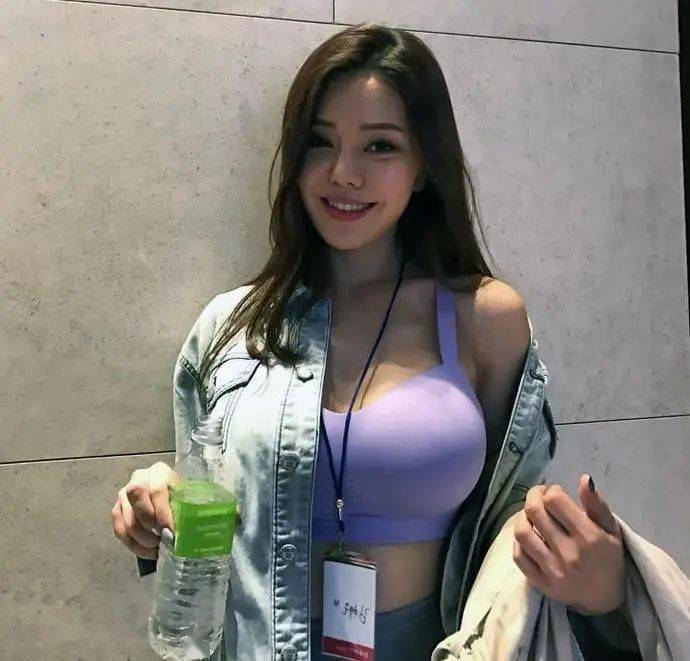
#> input picture images/aaa.jpeg, 690 x 661 px
$ python 015_image_smoothing.py   (older library calls are emulated)
#> lines starting #> are read from the running program, lines starting #| are printed output that depends on the picture
'''
图像滤波（卷积核就是一块自定义的像素）也就是图片通过卷积核扫描（图片原始像素点的值与卷积核像素点值相计算）以后生成一张新的图片
卷积概念：
1，卷积核可以看作是一块像素，然后用这块像素，对图像原始像素进行扫描，也就是进行计算（如果卷积核是一个像素，那么就是用这一个像素和整张图片的每一个像素进行计算，
如果卷积核是一个3*3的像素（入下图）那就是一次计算原始图像的9个像素，因为一次计算一块（一个卷积核）像素
123
254
964
）
卷积核大小（一般为奇数（比如 3*3，5*5，7*7），因为需要保证输出大小与原始大小保持一致还有如果是奇数的话锚点始终在卷积核的正中心，可以防止位置发生偏移
在深度学习中，卷积核越大，看到的信息（感受野）越多，因此提取的特征越好，同时计算量就会变大）

2，锚点（下面的数据就是一个3*3的卷积核，5就是中心锚点）
147
258
364

3，边界扩充（当卷积核大于1且不进行边界扩充，输出尺寸将相应缩小；当卷积核以标准方式进行边界扩充，则输出数据的空间尺寸将与输入相等）
边界扩充公式：
N（输出图像大小） = （W（源图大小） - F（卷积核大小） + 2P（扩充尺寸）） / S（步长大小） + 1

4，步长（每扫描一块相隔几个像素，扫描下一块）比如下图是原始图像，卷积核大小是1，步长是2那么第一次扫描是在原始图像1的位置，第二次扫描是在原始图像5的位置

12354532
65548421
21245185


卷积核可以是低通滤波或高通滤波概念
1，低通滤波可以去除噪音或平滑图像（美颜）
2，高通滤波可以帮助查找图像的边缘
'''

import cv2
import numpy as np

if __name__ == "__main__":
    # 创建一个显示窗口,窗口的名字是窗口的唯一ID（cv2.WINDOW_NORMAL 创建的窗口可以改变大小）
    cv2.namedWindow("旧图片",cv2.WINDOW_AUTOSIZE)
    cv2.namedWindow("新图片", cv2.WINDOW_AUTOSIZE)
    mat = cv2.imread("../images/aaa.jpeg",cv2.IMREAD_ANYCOLOR)
#> mat is the input picture: shape (661, 690, 3); mean B, G, R 124.8, 130.1, 133.8

    # 卷积核简单使用
    # (ddpeth表示图像经过滤波之后它的位深，可取值cv2.CV_8F，cv2.CV_16F，cv2.CV_32F，cv2.CV_64F，一般我们设置-1就是原始图像的位深是多少输出图像的位深就是多少)
    ddpeth = -1
    # 卷积核（如果是低通滤波就是美颜，如果是高通滤波就是查找图像的边缘）（注意：卷积核越大计算越精准，也就是处理效果越好）
    # 构建一个5*5的像素，每个像素的值是1（如下图），最后每个像素值除以25得到一个新的像素块，也就是卷积核。用这个卷积核去扫描图像（和原始图像进行计算）
    # 1 1 1 1 1      0.04 0.04 0.04 0.04 0.04
    # 1 1 1 1 1      0.04 0.04 0.04 0.04 0.04
    # 1 1 1 1 1      0.04 0.04 0.04 0.04 0.04
    # 1 1 1 1 1      0.04 0.04 0.04 0.04 0.04
    # 1 1 1 1 1      0.04 0.04 0.04 0.04 0.04
    kernel = np.ones((5,5),np.float32) / 25
    # 锚点（取值-1表示根据卷积核的内容自动找到卷积核的中心点也就是锚点）
    anchor = -1
    # 经过卷积核计算以后像素点的值，还可以增加或减少一个指定的值，这个值就是下面的参数
    delta = 0
    # 边界类型（一般不传）
    borderType = cv2.BORDER_DEFAULT
    # 经过卷积核计算
    new = cv2.filter2D(mat,ddpeth,kernel)
    #new = cv2.filter2D(mat, ddpeth, kernel,borderType)

    # OpenCV自己实现的低通滤波算法如下（注意：低通滤波可以去除噪音或平滑图像（美颜））：

    #方盒均值滤波简单使用
    # normailze = True 那么 a = 1/（W（滤波器宽度） * H（滤波器高度））
    # 比如卷积核是3*3的那么a就等于9分之1（也就是当normailze=True时方盒滤波就等于平均滤波）
    normailze = True
    # normailze = False 那么 a = 1
    #normailze = False
    # 卷积核大小（下面表示5*5大小的卷积核）（注意：卷积核越大计算越精准，也就是处理效果越好）
    ksize = (5,5)
    # 这个函数一般不用
    #new = cv2.boxFilter(mat,ddpeth,ksize,anchor,normailze,borderType)
    # 一般用这个函数（注意：这个函数里面其实就是调用了上面的那个函数 normailze 传的是True）
    new = cv2.blur(mat,ksize)
    #new = cv2.blur(mat, ksize, anchor, borderType)

    # 高斯滤波简单使用（高斯滤波就是一条线中间高两边低，主要用于处理图像的高斯噪点，也就是降噪）如下图数据
    # 1 2 1
    # 2 3 2
    # 3 4 3
    # 卷积核大小（下面表示5*5大小的卷积核）（注意：如果没有设置sigma的值，数据处理主要以卷积核大小为基准）
    ksize = (5, 5)
    # X轴到中心点误差（也就是X轴的拓展长度）
    sigmaX = 1
    # Y轴到中心点误差（也就是Y轴的拓展长度）
    sigmaY = 1
    new = cv2.GaussianBlur(mat,ksize,sigmaX=sigmaX,sigmaY=sigmaY)

    # 中值滤波简单使用（卷积核每一个像素位的值都是一个数组，然后取其中的中间值作为卷积后的结果值），比如数组 [1,5,5,3,6,8,9] 我们就取3
    # 中值滤波的优点就是处理胡椒噪音（噪点）胡椒噪点就是一张图片满图都是噪点（像胡椒粉洒在上面一样），这种就是胡椒噪点
    # 卷积核大小（5表示表示5*5大小的卷积核）
    ksize = 5
    new  = cv2.medianBlur(mat,ksize)

    # 双边滤波简单使用（保留边缘同时对边缘内的区域进行平滑处理），主要作用就是美颜
    # 双边滤波算法详情：https://homepages.inf.ed.ac.uk/rbf/CVonline/LOCAL_COPIES/MANDUCHI1/Bilateral_Filtering.html
    # 直径（两边边缘的距离）
    d = 50
    # 要忽略掉的颜色范围
    sigmaColor = 20
    # 要进行平滑处理的范围
    sigmaSpace = 100
    new = cv2.bilateralFilter(mat,d,sigmaColor,sigmaSpace)

    # OpenCV自己实现的高通滤波算法如下（注意：高通滤波可以帮助查找图像的边缘）：
    # Sobel（索贝尔）算法查找图像边缘，只能计算一个坐标轴的像素，要么是X要么是Y（主要特点就是抗噪点比较强，也就是如果图像噪点比较多的话要查找图线边缘可以使用Sobel（索贝尔）算法）
    # 注意：如果将卷积核参数传-1默认就是使用Scharr（沙尔）算法
    # ddpeth参数表示图像经过滤波之后它的位深，可取值cv2.CV_8F，cv2.CV_16F，cv2.CV_32F，cv2.CV_64F，一般我们设置-1就是原始图像的位深是多少输出图像的位深就是多少
    ddpeth = cv2.CV_64F
    # X设为1那就是求Y的边缘，Y必须设为0（因为它只能求一个方向的边缘）
    dx = 1
    # Y如果设为1那就是求X的边缘，X必须设为0（因为它只能求一个方向的边缘）
    dy = 0
    # 缩放比例
    scale = 1
    mat = cv2.imread("../images/ddd.jpeg", cv2.IMREAD_ANYCOLOR)
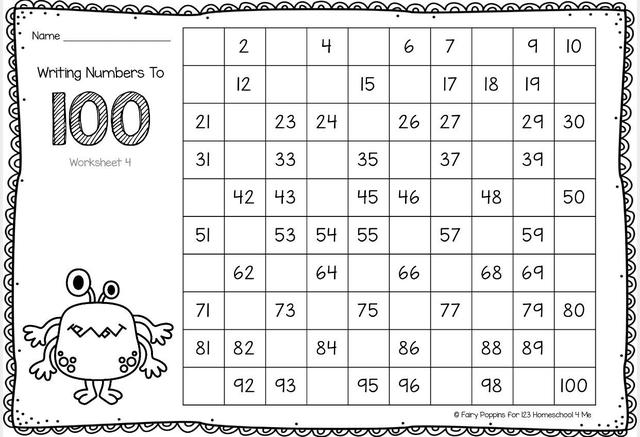
#> input picture images/ddd.jpeg, 640 x 437 px
#> mat is the input picture: shape (437, 640, 3); min 0, max 255, mean 228.5
    #new =cv2.Sobel(mat,ddpeth,dx,dy,ksize,scale,delta,borderType)
    # 求Y轴边缘
    new1 = cv2.Sobel(mat, ddpeth, dx, dy, ksize)
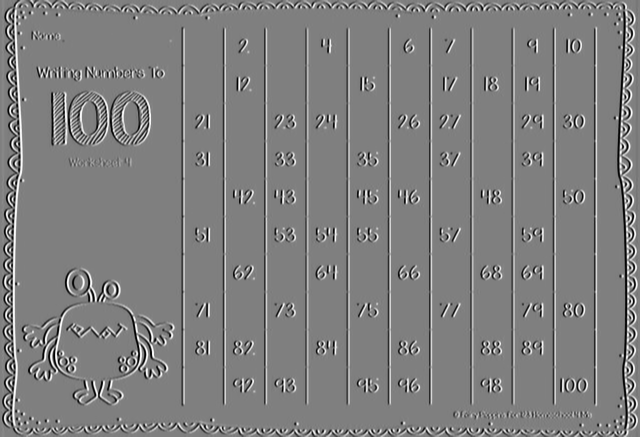
#> new1: shape (437, 640, 3) float64; min -1020, max 1020, mean 0; drawn with min black and max white
    # 求X轴边缘
    new2 = cv2.Sobel(mat, ddpeth, dy,dx, ksize)
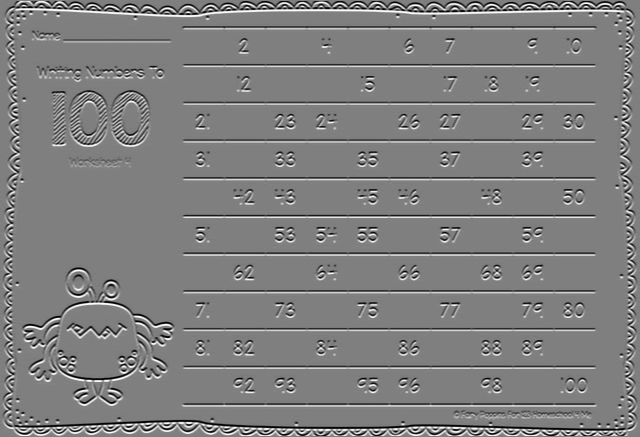
#> new2: shape (437, 640, 3) float64; min -1020, max 1020, mean -0.5; drawn with min black and max white
    # 两个边缘都求出来以后，再相加就是这张图片的完整边缘
    #new = new1 + new2
    new = cv2.add(new1,new2)
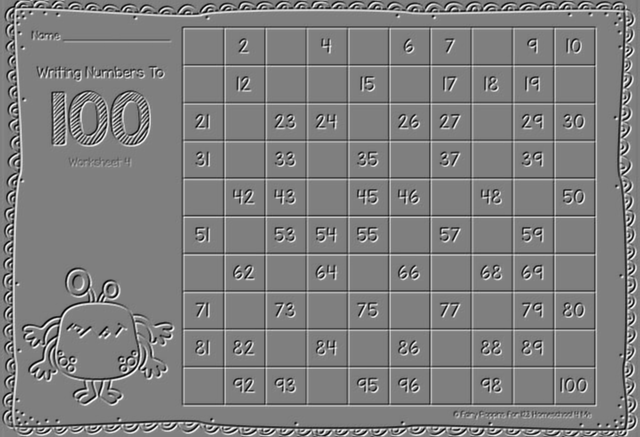
#> new: shape (437, 640, 3) float64; min -1500, max 1502, mean -0.5; drawn with min black and max white

    # Scharr（沙尔）算法查找图线边缘，，只能计算一个坐标轴的像素，要么是X要么是Y（卷积核不可改变，尺寸固定就是3*3）（注意：如果Sobel（索贝尔）算法卷积核参数传-1默认就是使用Scharr（沙尔）算法）
    # 注意：Scharr（沙尔）算法不常用，一般都是用Sobel（索贝尔）算法
    # new =cv2.Scharr(mat,ddpeth,dx,dy,scale,delta,borderType)
    # 求Y轴边缘
    new1 = cv2.Scharr(mat, ddpeth, dx, dy)
    # 求X轴边缘
    new2 = cv2.Scharr(mat, ddpeth, dy,dx)
    # 两个边缘都求出来以后，再相加就是这张图片的完整边缘
    new = cv2.add(new1,new2)

    # Laplacian（拉普拉斯）同时计算整张图的像素的边缘，但是不能处理噪点多的图像，需要手动先给图像降噪，再调用该算法
    #new = cv2.Laplacian(mat,ddpeth,ksize,scale,borderType)
    new = cv2.Laplacian(mat, ddpeth, ksize)
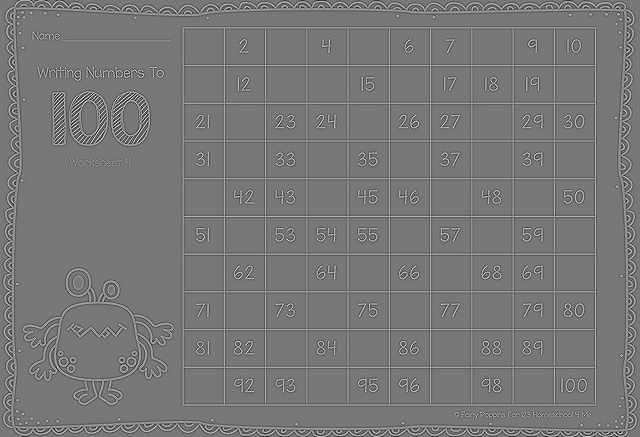
#> new: shape (437, 640, 3) float64; min -713, max 801, mean -0.1; drawn with min black and max white

    # 边缘检测终极大法Canny算法（原理：首先使用5*5高斯滤波消除噪点，再从4个角度（0、45，90，135）使用Sobel（索贝尔）算法计算最后用4个方向的局部最大值来计算边缘，最大值大于阀值就是边缘，小于最低阀值也是边缘，在两个阀值之间则需要计算）
    # 最大阀值（计算得到的值大于这个值就是边缘）
    maxVal = 100
    # 最小阀值（计算得到的值小于这个值就是边缘）
    minVal = 200
    new = cv2.Canny(mat,minVal,maxVal)
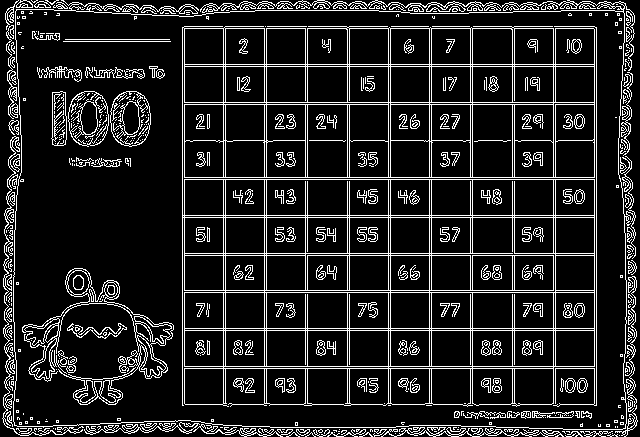
#> new: shape (437, 640); 13.4% white in thin lines or dots

    # 显示图片窗口
    cv2.imshow("旧图片",mat)
    cv2.imshow("新图片",new)
    # 窗口显示多长时候后窗口自动关闭，如果不调用该函数窗口创建后会立即自动关闭（waitKey表示在等待的过程当中可以接收鼠标和键盘事件； 0 表示无限等待）
    key = cv2.waitKey(0)
#> (key q is pressed here)
    # 如果按了q键就退出（ord函数获取q键的Ascii码）
    if key & 0xFF == ord("q"):
        # 退出
        #exit()
        # 释放所有资源并且自动退出
        cv2.destroyAllWindows()
